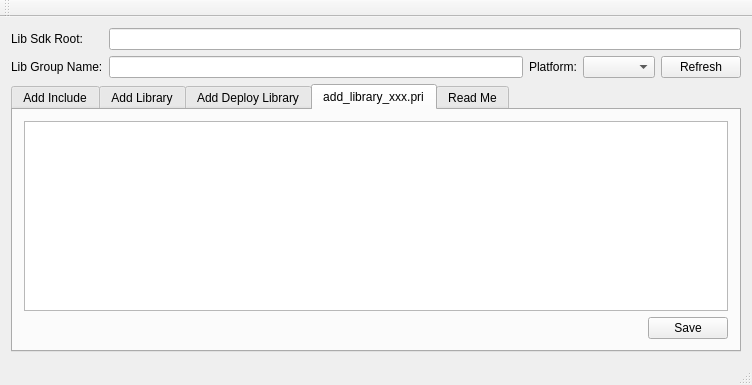
<?xml version="1.0" encoding="UTF-8"?>
<ui version="4.0">
 <class>MainWindow</class>
 <widget class="QMainWindow" name="MainWindow">
  <property name="geometry">
   <rect>
    <x>0</x>
    <y>0</y>
    <width>752</width>
    <height>385</height>
   </rect>
  </property>
  <property name="windowTitle">
   <string>MainWindow</string>
  </property>
  <widget class="QWidget" name="centralWidget">
   <layout class="QGridLayout" name="gridLayout">
    <item row="1" column="0">
     <widget class="QLabel" name="label_2">
      <property name="text">
       <string>Lib Group Name:</string>
      </property>
     </widget>
    </item>
    <item row="0" column="0">
     <widget class="QLabel" name="label">
      <property name="text">
       <string>Lib Sdk Root:</string>
      </property>
     </widget>
    </item>
    <item row="1" column="3">
     <widget class="QComboBox" name="comboBox"/>
    </item>
    <item row="1" column="2">
     <widget class="QLabel" name="label_4">
      <property name="text">
       <string>Platform:</string>
      </property>
     </widget>
    </item>
    <item row="1" column="1">
     <widget class="QLineEdit" name="lineEdit_2"/>
    </item>
    <item row="1" column="4">
     <widget class="QPushButton" name="pushButton">
      <property name="text">
       <string>Refresh</string>
      </property>
     </widget>
    </item>
    <item row="0" column="1" colspan="4">
     <widget class="QLineEdit" name="lineEdit">
      <property name="text">
       <string/>
      </property>
     </widget>
    </item>
    <item row="2" column="0" colspan="5">
     <widget class="QTabWidget" name="tabWidget">
      <property name="layoutDirection">
       <enum>Qt::LeftToRight</enum>
      </property>
      <property name="tabShape">
       <enum>QTabWidget::Rounded</enum>
      </property>
      <property name="currentIndex">
       <number>3</number>
      </property>
      <widget class="QWidget" name="tab">
       <attribute name="title">
        <string>Add Include</string>
       </attribute>
       <layout class="QHBoxLayout" name="horizontalLayout">
        <item>
         <widget class="QTextBrowser" name="textBrowser"/>
        </item>
       </layout>
      </widget>
      <widget class="QWidget" name="tab_2">
       <attribute name="title">
        <string>Add Library</string>
       </attribute>
       <layout class="QHBoxLayout" name="horizontalLayout_2">
        <item>
         <widget class="QTextBrowser" name="textBrowser_2"/>
        </item>
       </layout>
      </widget>
      <widget class="QWidget" name="tab_4">
       <attribute name="title">
        <string>Add Deploy Library</string>
       </attribute>
       <layout class="QHBoxLayout" name="horizontalLayout_4">
        <item>
         <widget class="QTextBrowser" name="textBrowser_3"/>
        </item>
       </layout>
      </widget>
      <widget class="QWidget" name="tab_5">
       <attribute name="title">
        <string>add_library_xxx.pri</string>
       </attribute>
       <layout class="QGridLayout" name="gridLayout_2">
        <item row="1" column="1">
         <widget class="QPushButton" name="pushButton_2">
          <property name="text">
           <string>Save</string>
          </property>
         </widget>
        </item>
        <item row="1" column="0">
         <spacer name="horizontalSpacer">
          <property name="orientation">
           <enum>Qt::Horizontal</enum>
          </property>
          <property name="sizeHint" stdset="0">
           <size>
            <width>40</width>
            <height>20</height>
           </size>
          </property>
         </spacer>
        </item>
        <item row="0" column="0" colspan="2">
         <widget class="QTextBrowser" name="textBrowser_4"/>
        </item>
       </layout>
      </widget>
      <widget class="QWidget" name="tab_3">
       <attribute name="title">
        <string>Read Me</string>
       </attribute>
       <layout class="QHBoxLayout" name="horizontalLayout_3">
        <item>
         <widget class="QPlainTextEdit" name="plainTextEdit">
          <property name="plainText">
           <string>Lib Sdk Root说的是安放SDK的根目录ROOT，下面有很多SDK目录，比如SDL、FFmpeg、QQt，

LibGroupName是根目录下SDK的主目录名，

Platform是说通过哪个平台的SDK遍历libName，其实platform下面包括include, lib, bin等等几个重要文件夹。

add_deploy_library()和add_library()是一样的。

add_library_xxx.pri会被保存到Lib Sdk Root。</string>
          </property>
         </widget>
        </item>
       </layout>
      </widget>
     </widget>
    </item>
   </layout>
  </widget>
  <widget class="QMenuBar" name="menuBar">
   <property name="geometry">
    <rect>
     <x>0</x>
     <y>0</y>
     <width>752</width>
     <height>28</height>
    </rect>
   </property>
  </widget>
  <widget class="QToolBar" name="mainToolBar">
   <attribute name="toolBarArea">
    <enum>TopToolBarArea</enum>
   </attribute>
   <attribute name="toolBarBreak">
    <bool>false</bool>
   </attribute>
  </widget>
  <widget class="QStatusBar" name="statusBar"/>
 </widget>
 <layoutdefault spacing="6" margin="11"/>
 <resources/>
 <connections/>
</ui>
